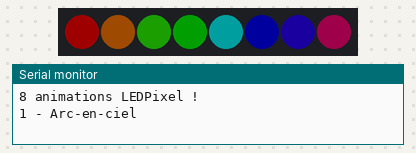
Recording of a sketch running on a simulated ESP32. Shown: 8 RGB LEDs in strip order, left to right, the last lines printed to the serial monitor. Dim RGB values are drawn brighter than linear; random numbers use the default seed unless the sketch sets one.

Above: at 0.15 s.
At 4.39 s:
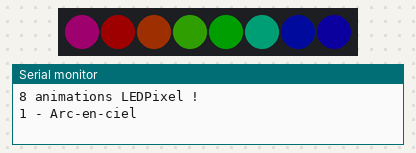
At 13.83 s:
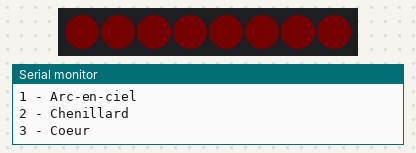
At 27.2 s:
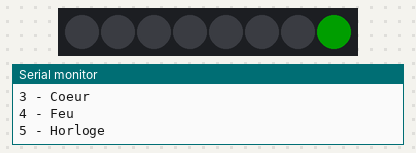
At 32.55 s:
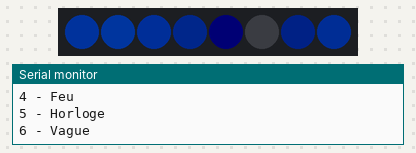
At 39.79 s:
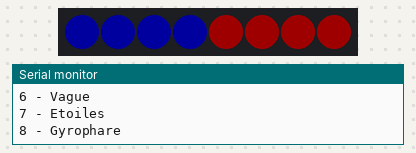
Timing chart, 0 to 40.0 s (numbered marks = the images above):
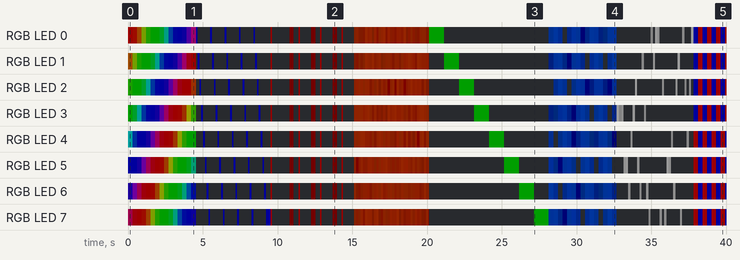

Measured:
- by itself, RGB LED 2: off → RGB(5, 30, 0) at 0.00 s, → RGB(0, 30, 0) 0.30 s later, → RGB(0, 30, 8) 0.61 s later, → RGB(0, 30, 28) 0.30 s later, … (107 changes in this stretch)
- by itself, RGB LED 4: off → RGB(0, 30, 30) at 0.00 s, → RGB(0, 9, 30) 0.30 s later, → RGB(0, 0, 30) 0.30 s later, → RGB(4, 0, 30) 0.61 s later, … (104 changes in this stretch)
- what the display in image 3 shows lasts 1.0 s, from 27.2 s to 28.2 s

The sketch:

06_ledpixel_animations.ino
```cpp
/*
 * ====================================================
 * ESP32 FREenove - CHAPITRE 06
 * 8 ANIMATIONS LEDPIXEL
 * ====================================================
 *
 * S (IN) -> GPIO 2
 * V (IN) -> EXT-3.3V
 * G (IN) -> GND
 *
 * Bibliotheque : Adafruit NeoPixel
 *
 * Chaque animation dure environ 5 secondes.
 * ====================================================
 */

#include <Adafruit_NeoPixel.h>
#include <math.h>

#define PIN_LED 2
#define NB_LEDS 8
#define LUMINOSITE 30

Adafruit_NeoPixel leds(
  NB_LEDS, PIN_LED, NEO_GRB + NEO_KHZ800
);

// Couleurs utiles
uint32_t rouge()  { return leds.Color(255, 0, 0); }
uint32_t bleu()   { return leds.Color(0, 0, 255); }
uint32_t vert()   { return leds.Color(0, 255, 0); }
uint32_t orange() { return leds.Color(255, 80, 0); }

void eteindre() {
  leds.clear();
  leds.show();
}

// 1. ARC-EN-CIEL TOURNANT
void arcEnCiel() {
  for (int tour = 0; tour < 150; tour++) {
    for (int i = 0; i < NB_LEDS; i++) {
      uint16_t teinte =
        (tour * 400 + i * 65536L / NB_LEDS) % 65536;

      leds.setPixelColor(
        i, leds.gamma32(leds.ColorHSV(teinte))
      );
    }
    leds.show();
    delay(30);
  }
}

// 2. CHENILLARD
void chenillard() {
  for (int tour = 0; tour < 5; tour++) {
    for (int i = 0; i < NB_LEDS; i++) {
      leds.clear();
      leds.setPixelColor(i, bleu());
      leds.show();
      delay(120);
    }
  }
}

// 3. BATTEMENT DE COEUR
void coeur() {
  for (int cycle = 0; cycle < 4; cycle++) {
    for (int pulse = 0; pulse < 2; pulse++) {
      for (int b = 0; b <= 255; b += 15) {
        leds.fill(leds.Color(b, 0, 0));
        leds.show();
        delay(8);
      }
      for (int b = 255; b >= 0; b -= 15) {
        leds.fill(leds.Color(b, 0, 0));
        leds.show();
        delay(8);
      }
      delay(120);
    }
    delay(600);
  }
}

// 4. EFFET FEU
void feu() {
  for (int t = 0; t < 100; t++) {
    for (int i = 0; i < NB_LEDS; i++) {
      int intensite = random(30, 180);
      leds.setPixelColor(
        i, leds.Color(intensite, intensite / 4, 0)
      );
    }
    leds.show();
    delay(50);
  }
}

// 5. MINI-HORLOGE
void horloge() {
  for (int i = 0; i < NB_LEDS; i++) {
    leds.clear();
    leds.setPixelColor(i, vert());
    leds.show();
    delay(1000);
  }
}

// 6. VAGUE BLEUE
void vague() {
  for (int t = 0; t < 150; t++) {
    for (int i = 0; i < NB_LEDS; i++) {
      float onde = sin(t * 0.15 - i * 0.8);
      int intensite = (onde + 1.0) * 127.5;

      leds.setPixelColor(
        i, leds.Color(0, intensite / 3, intensite)
      );
    }
    leds.show();
    delay(30);
  }
}

// 7. ETOILES SCINTILLANTES
void etoiles() {
  for (int t = 0; t < 100; t++) {
    leds.clear();

    int pixel = random(NB_LEDS);
    int luminosite = random(50, 255);

    leds.setPixelColor(
      pixel,
      leds.Color(luminosite, luminosite, luminosite)
    );

    leds.show();
    delay(50);
  }
}

// 8. GYROPHARE
void gyrophare() {
  for (int t = 0; t < 25; t++) {
    for (int i = 0; i < NB_LEDS; i++) {
      leds.setPixelColor(
        i, i < 4 ? rouge() : bleu()
      );
    }
    leds.show();
    delay(100);

    for (int i = 0; i < NB_LEDS; i++) {
      leds.setPixelColor(
        i, i < 4 ? bleu() : rouge()
      );
    }
    leds.show();
    delay(100);
  }
}

// INITIALISATION
void setup() {
  Serial.begin(115200);

  leds.begin();
  leds.setBrightness(LUMINOSITE);
  eteindre();

  // Initialise le generateur aleatoire
  randomSeed(micros());

  Serial.println("8 animations LEDPixel !");
}

// BOUCLE PRINCIPALE
void loop() {
  Serial.println("1 - Arc-en-ciel");
  arcEnCiel();
  eteindre();

  Serial.println("2 - Chenillard");
  chenillard();
  eteindre();

  Serial.println("3 - Coeur");
  coeur();
  eteindre();

  Serial.println("4 - Feu");
  feu();
  eteindre();

  Serial.println("5 - Horloge");
  horloge();
  eteindre();

  Serial.println("6 - Vague");
  vague();
  eteindre();

  Serial.println("7 - Etoiles");
  etoiles();
  eteindre();

  Serial.println("8 - Gyrophare");
  gyrophare();
  eteindre();

  delay(1000);
}
```
